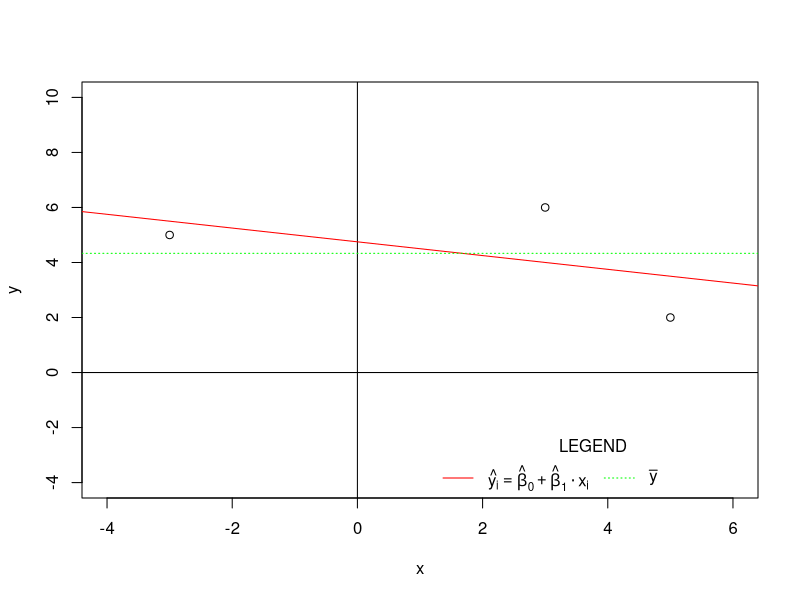

The R source for this figure: (Note: this script raises an error after producing the figure.)
## ---- chunk 1
x <- c(-3, 3, 5) # Variable x
y <- c(5, 6, 2) # Variabel y

# Save the graph as PDF
#pdf("plot.pdf")

# Plot
plot(x, y,             # First variable on the h. axis then the variable on the v. axis
     xlim=c(-4,6),     # Length of the x-axis
     ylim=c(-4, 10))   # Length of the y-axis
abline(v=0)            # Line for the vertical axis
abline(h=0)            # Line for the horizotal axis

# Fitting the line to the data
abline(lm(y ~ x),        # Slope and intercept are calculated automatically using the lm() function
       col = "red")      # Color of the line

# Line for the mean of y
abline(h = mean(y),
       col = "green",
       lty = 3)

legend("bottomright",                       # Position of the legend
       title = "LEGEND",                    # Title of the legend
       expression(hat(y[i]) == hat(beta)["0"] + hat(beta)["1"]%.%x[i], bar(y)),          # Names of the variables
       col = c("red", "green"),             # Colors of the lines
       lty = c(1, 3),                             # Type of lines
       cex = 1,                             # Dimesions
       horiz = TRUE,                        # Option horizontal
       bg = "transparent",                  # Background
       bty = "n")                           # No box around the legend

# Close PDF
#dev.off()

# Slope coefficient
beta_1 <- cov(y, x) / var(x)

# Intercept
beta_0 <- mean(y) - beta_1 * mean(x)

# We calculate the fitted values
y_hat <- beta_0 + beta_1 * (x)
y_hat

# We calculate the residuals
u_hat <- y - y_hat # resid
u_hat

# We calculate the residual sum of squares (SSR)
SSR <- sum(u_hat^2)
SSR

# We calculate the explained sum of squares (SSE)
SSE <- sum((y_hat-mean(y))^2)
SSE

# We can calculate the sum of square total (SST)
SST <- SSR + SSE
SST

# Let's check
var(y)*(length(y)-1)

# We can finally calculate the R2
R2 <- SSE / SST
R2

# Alternatively
R2 <- 1 - SSR/SST
R2

# We can also calculate the root mean squared error (RMSE)
RMSE <- sqrt(SSR/1) # Degrees of freedom correction = 2
RMSE

# We can now compare our work with the output of the lm() function
model1 <- lm(y ~ x)
## ---- chunk 2
stargazer(model1,
          type = "html",
          dep.var.labels = c("y"),
          #column.labels = c(""),
          covariate.labels = c("x"),
          colnames = FALSE,
          model.numbers = FALSE,
          keep.stat = c("n", "rsq", "ser"))
## ---- chunk 3
x <- c(-3, 3, 5) # Variable x
y <- c(5, 6, 2) # Variable y

# We can fit a quadratic model; remember the general equation of the parabola f(x) = c + b*x + a*x^2
model2 <- lm(y ~ x + I(x^2))
model2

beta_0 <- unname(coef(model2)["(Intercept)"])
beta_1 <- unname(coef(model2)["x"])
beta_2 <- unname(coef(model2)["I(x^2)"])

# We use the estimated parameters to plot a parabola
mod <- function(x) {x^2 * beta_2 + x * beta_1 + beta_0}

plot(x, y, 
     xlim = c(-10, 10), 
     ylim = c(-10, 10))
curve(mod, from = -10, to = 10, add = TRUE)
abline(v = 0)            # Line for the vertical axis
abline(h = 0)            # Line for the horizontal axis
points(-3, 5, col = "black", pch = 19, cex = 1) # Mark the point in black
points(3, 6, col = "black", pch = 19, cex = 1)   # Mark the point in black
points(5, 2, col = "black", pch = 19, cex = 1)   # Mark the point in black

# We can use the estimated coefficients to simulate some new data and then fit a parabola again
# and a linear model. We then compare the R2. 
varx <- -10:10
vary <- beta_0 + rnorm(21, 0, 2) + (varx) * beta_1 + (varx)^2 * beta_2

# Estimating the new parameters (they are very similar)
model3 <- lm(vary ~ varx + I(varx^2))

# We calculate the predicted values
plot(varx, vary, xlim = c(-10, 10), ylim = c(-10, 10))
vary_new <- predict(model3)
matlines(varx, vary_new)
abline(h = 0, lty = 3)
abline(v = 0, lty = 3)

# We mark the original observations. They are very very close to the fitted model
points(-3, 5, col="black", pch = 19, cex = 1)
points(3, 6, col="black", pch = 19, cex = 1)
points(5, 2, col="black", pch = 19, cex = 1)

# We can now try to fit a linear model
model4 <- lm(vary ~ varx)

# Overlap the linear model to the previous plot
abline(model4)

## ---- chunk 4
stargazer(model4,
          model3,
          type = "html",
          dep.var.labels = c("y"),
          column.labels = c("1", "2"),
          covariate.labels = c("x", "x"),
          colnames = FALSE,
          model.numbers = FALSE,
          keep.stat = c("n", "rsq", "ser"))
